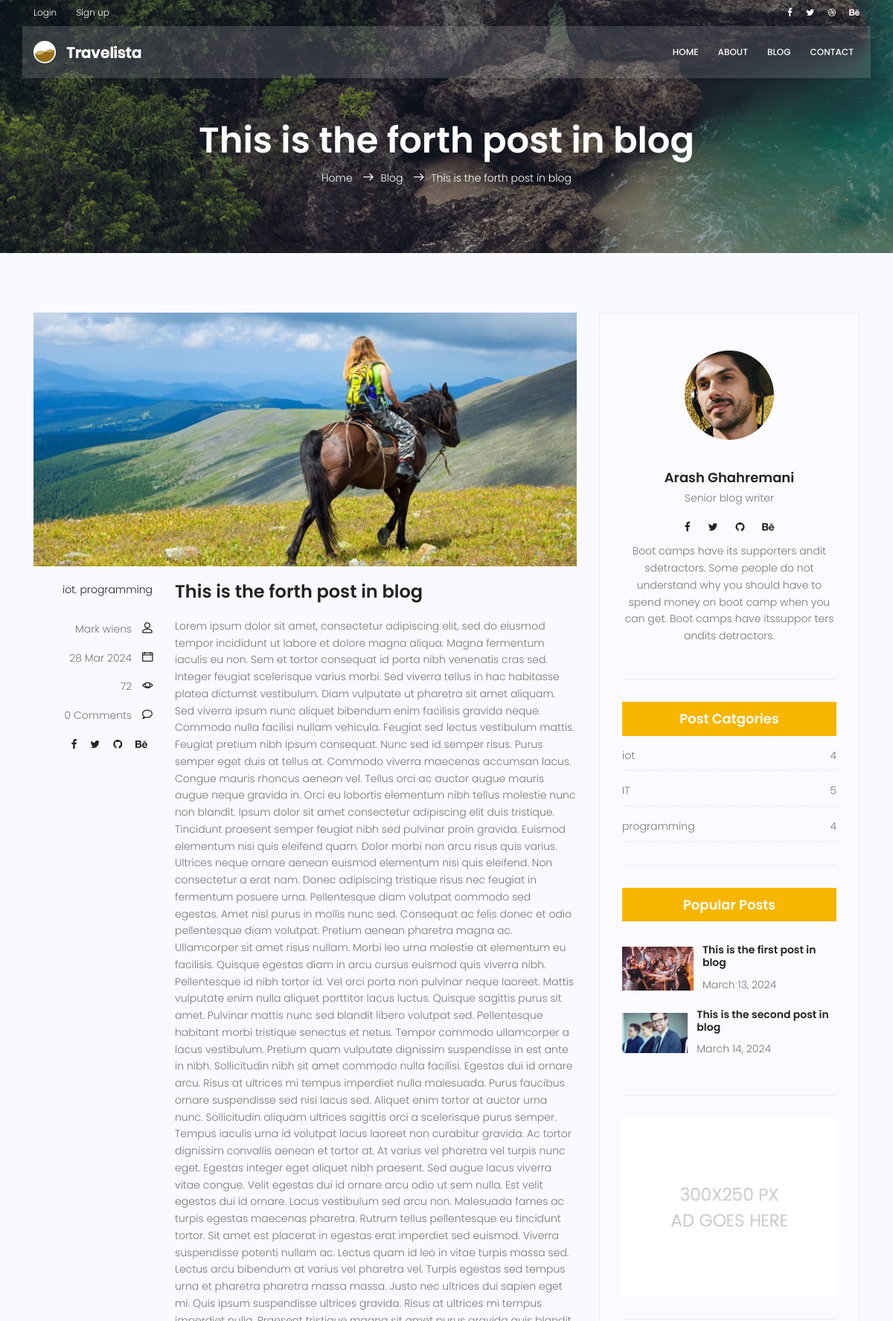
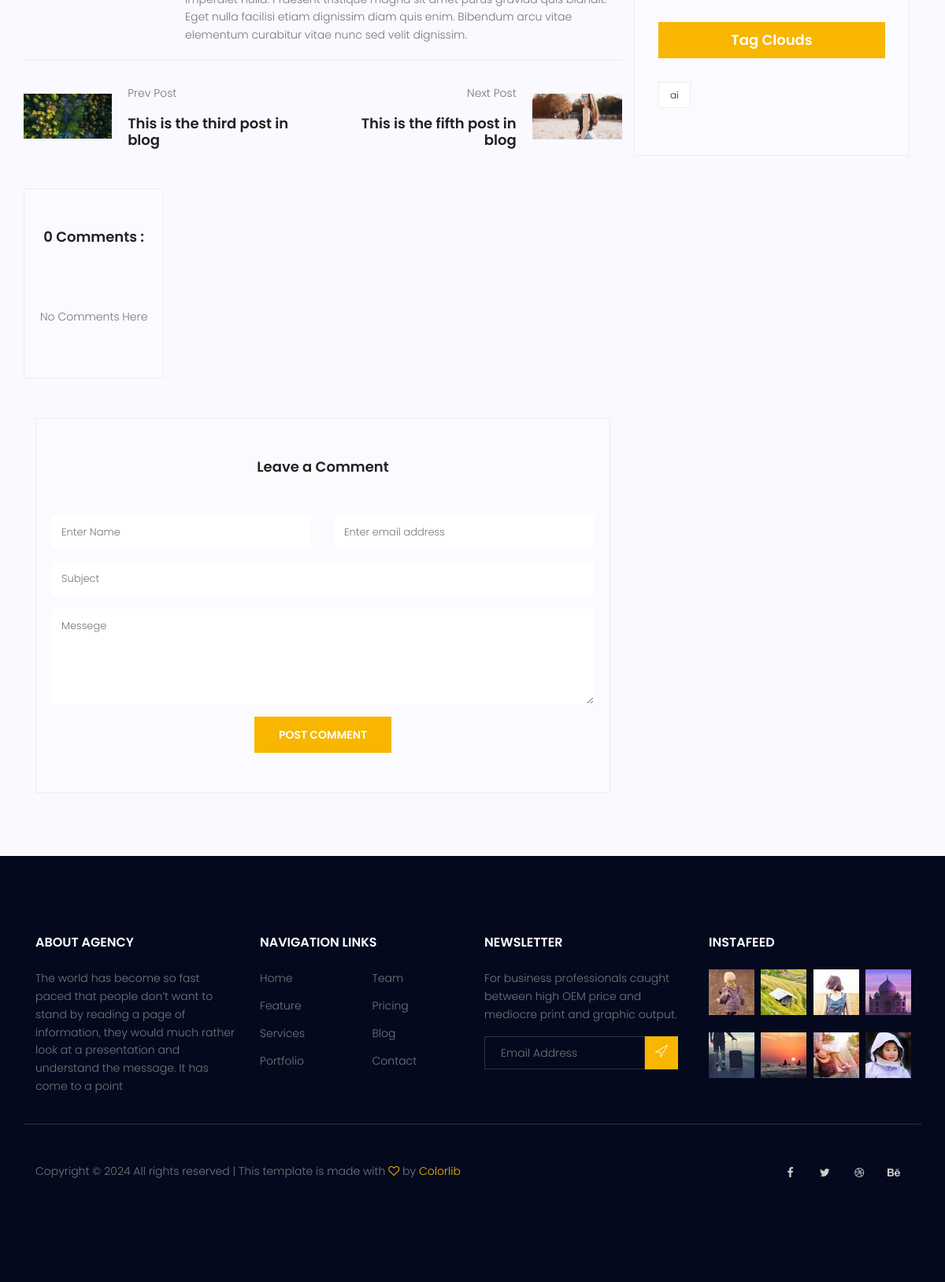
/blog/5/, run on the app's committed database (2 pictures, top to bottom).
### blog/models.py (models this page shows, shortened)
class Post (models.Model) :
    image = models.ImageField(upload_to = 'blog/',default = 'blog/default.jpg')
    author = models.ForeignKey(User,on_delete=models.SET_NULL,null=True)
    title = models.CharField (max_length = 200)
    content = models.TextField ()
    tags = TaggableManager()
    category = models.ManyToManyField (Category)
    counted_view = models.IntegerField (default = 0)
    status = models.BooleanField (default = False)
    login_required = models.BooleanField (default = False)
    published_date = models.DateTimeField (null = True)
    created_date = models.DateTimeField (auto_now_add = True)
    update_date = models.DateTimeField (auto_now = True)
    class Meta:
        ordering = ['-created_date']

class Category(models.Model):
    name = models.CharField(max_length = 255)
    def __str__(self):
        return self.name

### blog/views.py (the view, shortened to what this page needs)
# urls.py: path('<int:pid>/', blog_single, name="single"),
def blog_single(request, pid) :
    post = get_object_or_404(Post, pk=pid, status=1, published_date__lte=timezone.now())
    if not post.login_required :
        comments = Comment.objects.filter(post=post.id, approved=True)
        next_post = Post.objects.filter(id__gt=post.id, status=1, published_date__lte=timezone.now()).order_by('id', '-published_date').first()
        previous_post = Post.objects.filter(id__lt=post.id, status=1, published_date__lte=timezone.now()).order_by('-id', '-published_date').first()
        form = CommentForm()
        context = {'post': post, 'counted_view': post.counted_view, 'next_post': next_post, 'previous_post': previous_post, 'comments':comments ,'form':form}
        post.counted_view += 1
        post.save()
        return render(request, "blog/blog-single.html", context)
    else:
        return HttpResponseRedirect(reverse('accounts:login'))

### templates/blog/blog-single.html (shortened to what this page needs)
{% extends 'base.html' %}
{% load static %}
{% load blog_tags %}
{% load humanize %}
{% block content %}
<section class="relative about-banner">
	<div class="overlay overlay-bg"></div>
	<div class="container">
		<div class="row d-flex align-items-center justify-content-center">
			<div class="about-content col-lg-12">
				<h1 class="text-white">
					{{post.title}}
				</h1>
				<p class="text-white link-nav"><a href="{% url 'website:index' %}">Home </a> <span
						class="lnr lnr-arrow-right"></span><a href="{% url 'blog:index' %}">Blog </a> <span
						class="lnr lnr-arrow-right"></span>{{post.title}}</p>
			</div>
		</div>
	</div>
</section>
<section class="post-content-area single-post-area">
	<div class="container">
		<div class="row">
			<div class="col-lg-8 posts-list">
				<div class="single-post row">
					<div class="col-lg-12">
						<div class="feature-img">
							<img class="img-fluid" src="{% static 'img/blog/feature-img1.jpg' %}" alt="">
						</div>
					</div>
					<div class="col-lg-3  col-md-3 meta-details">
						<ul class="tags">
							{% for cat in post.category.all %}
							<li><a href="{% url 'blog:category' cat_name=cat.name %}">{{ cat.name }}</a>{% if not forloop.last %},{% endif %}</li>
							{% endfor %}
						</ul>
						<div class="user-details row">
							<p class="user-name col-lg-12 col-md-12 col-6">
								<a href="#">Mark wiens</a>
								<span class="lnr lnr-user"></span>
							</p>
							<p class="date col-lg-12 col-md-12 col-6">
								<a href="#">{{post.published_date|date:'d M Y'}}</a>
								<span class="lnr lnr-calendar-full"></span>
							</p>
							<p class="view col-lg-12 col-md-12 col-6">
								<a href="#">{{post.counted_view}}</a>
								<span class="lnr lnr-eye"></span>
							</p>
							<p class="comments col-lg-12 col-md-12 col-6">
								<a href="#">{{comments|length}} Comments</a>
								<span class="lnr lnr-bubble"></span>
							</p>
							<ul class="social-links col-lg-12 col-md-12 col-6">
								<li><a href="#"><i class="fa fa-facebook"></i></a></li>
								<li><a href="#"><i class="fa fa-twitter"></i></a></li>
								<li><a href="#"><i class="fa fa-github"></i></a></li>
								<li><a href="#"><i class="fa fa-behance"></i></a></li>
							</ul>
						</div>
					</div>
					<div class="col-lg-9 col-md-9">
						<h3 class="mt-20 mb-20">{{post.title}}</h3>
						<p class="excert">
							{{post.content|safe}}
						</p>
					</div>
				<div class="navigation-area">
					<div class="row">
						<div
							class="col-lg-6 col-md-6 col-12 nav-left flex-row d-flex justify-content-start align-items-center">
							<div class="thumb">
								<a href="#"><img class="img-fluid" src="{{ previous_post.image.url }}" alt="{{ previous_post.title }}" width="120px"></a>
							</div>
							<div class="arrow">
								<a href="/blog/{{ previous_post.id }}/"></a>
							</div>
							<div class="detials">
								{% if previous_post %}
								<p>Prev Post</p>
								<a href="/blog/{{ previous_post.id }}/">
									<h4>{{ previous_post.title }}</h4>
								</a>
								{% endif %}
							</div>
						</div>
						<div
							class="col-lg-6 col-md-6 col-12 nav-right flex-row d-flex justify-content-end align-items-center">
							<div class="detials">
								{% if next_post %}
								<p>Next Post</p>
								<a href="/blog/{{ next_post.id }}/">
									<h4>{{ next_post.title }}</h4>
								</a>
								{% endif %}
							</div>
							<div class="arrow">
								<a href="/blog/{{ next_post.id }}/"></a>
							</div>
							<div class="thumb">
								<a href="/blog/{{ next_post.id }}/"><img class="img-fluid" src="{{ next_post.image.url }}" alt="{{ next_post.title }}" width="120px"></a>
							</div>
						</div>
					</div>
					</div>
				<div class="comments-area">
					<h4>{{comments|length}} Comments :</h4>
					<div class="comment-list"></div>
					{% for comment in comments %}
					<div class="single-comment justify-content-between d-flex">
						<div class="user justify-content-between d-flex">
							<div class="thumb">
									<img src="{% static 'img/blog/c1.jpg' %}" alt="">
								</div>
								<div class="desc">
									<h5><a href="#">{{comment.name}}</a></h5>
									<p class="date">{{comment.created_date|naturalday}} </p>
									<p class="comment">
										{{comment.message}}
									</p>
								</div>
							</div>
								<!--
								<div class="reply-btn">
									<a href="" class="btn-reply text-uppercase">reply</a>
								</div>
								-->
					</div>
				{% empty %}
					<p>No Comments Here </p>
				{% endfor %}
				</div>
				</div>
				<div class="comment-form">
					<h4>Leave a Comment</h4>
						<form method="post" action="{% url 'blog:single' pid=post.id %}">
						{% if request.user.is_authenticated %}
						<input type="hidden" name="name" value="{{request.user.first_name}}">
						<input type="hidden" name="email" value="{{request.user.email}}">
						{% else %}
						<div class="form-group form-inline">
							<div class="form-group col-lg-6 col-md-12 name">
								<input type="text" class="form-control" name="name" placeholder="Enter Name"
									onfocus="this.placeholder = ''" onblur="this.placeholder = 'Enter Name'">
							</div>
							<div class="form-group col-lg-6 col-md-12 email">
								<input type="email" class="form-control" name="email" placeholder="Enter email address"
									onfocus="this.placeholder = ''" onblur="this.placeholder = 'Enter email address'">
							</div>
						</div>
						{% endif %}
						<div class="form-group">
							<input type="text" class="form-control" name="subject" placeholder="Subject"
								onfocus="this.placeholder = ''" onblur="this.placeholder = 'Subject'">
						</div>
						<div class="form-group">
							<textarea class="form-control mb-10" rows="5" name="message" placeholder="Messege"
								onfocus="this.placeholder = ''" onblur="this.placeholder = 'Messege'"
								required=""></textarea>
						</div>
					<form method="post" action="{% url 'blog:single' pid=post.id %}">
					<button type="submit" class="primary-btn text-uppercase">Post Comment</button>
				</form>
				</div>
			</div>
			<div class="col-lg-4 sidebar-widgets">
				<div class="widget-wrap">
						{% include 'blog/blog-writer.html' %}
						{% postcategories %}
						{% latestposts 2 %}
						{% include 'blog/blog-ads.html' %}
						{% include 'blog/blog-tags.html' %}
					</div>
				</div>
			</div>
		</div>
</section>
{% endblock %}

### templates/blog/post-categories.html
{% load static %}
<div class="single-sidebar-widget post-category-widget">
    <h4 class="category-title">Post Catgories</h4>
    <ul class="cat-list">
        {% for name,count in categories.items %}
        <li>
            <a href="{% url 'blog:category' cat_name=name %}" class="d-flex justify-content-between">
                <p>{{name}}</p>
                <p>{{count}}</p>
            </a>
        </li>
        {% endfor %}
    </ul>
</div>

### templates/blog/popular-posts.html
{% load static %}
{% load humanize %}
<div class="single-sidebar-widget popular-post-widget">
    <h4 class="popular-title">Popular Posts</h4>
    <div class="popular-post-list">
        {% for post in posts %}
        <div class="single-post-list d-flex flex-row align-items-center">
            <div class="thumb">
                <img class="img-fluid" src="{{post.image.url}}" alt="">
            </div>
            <div class="details">
                <a href="{% url 'blog:single' pid=post.id %}">
                    <h6>{{post.title}}</h6>
                </a>
                <p>{{post.published_date|naturalday}}</p>
            </div>
        </div>
        {% endfor %}
    </div>
</div>

### templates/blog/blog-tags.html
{% load static %}
<div class="single-sidebar-widget tag-cloud-widget">
    <h4 class="tagcloud-title">Tag Clouds</h4>
    <ul>
        {% for tag in post.tags.all %}
        <li><a href="{% url 'blog:tag' tag_name=tag.name %}">{{tag.name}}</a></li>
        {% endfor %}
    </ul>
</div>

### data on the page
Post: title "This is the forth post in blog", published_date "28 Mar 2024", counted_view "72", content "Lorem ipsum dolor sit amet, consectetur adipiscing elit, sed do eiusmod tempor incididunt ut labore et dolore magna aliqua. Magna fermentum iaculis eu non. Sem et tortor consequat id porta nibh venenatis cras sed. Integer feugiat scelerisque varius morbi. Sed viverra tellus in hac habitasse platea dictumst vestibulum. Diam vulputate ut pharetra sit amet aliquam. Sed viverra ipsum nunc aliquet bibendum enim facilisis gravida neque. Commodo nulla facilisi nullam vehicula. Feugiat sed lectus vestibulum mattis. Feugiat pretium nibh ipsum consequat. Nunc sed id semper risus. Purus semper eget duis at tellus at. Commodo viverra maecenas accumsan lacus. Congue mauris rhoncus aenean vel. Tellus…"
Category: name "iot", count "4"
Category: name "programming", count "4"
Post: image (picture), title "This is the third post in blog"
Post: title "This is the fifth post in blog", image (picture)
Category: name "IT", count "5"
Post: image (picture), title "This is the first post in blog", published_date "March 13, 2024"
Post: image (picture), title "This is the second post in blog", published_date "March 14, 2024"
Tag: name "ai"

### other printed values
{{ comments|length }} "0"
